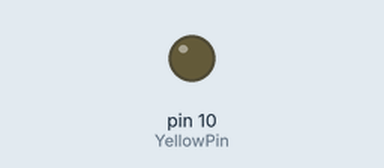
A sketch run on a simulated Arduino Uno, built with avr-gcc and run on an emulated ATmega328P. On the bench: output pins drawn as LEDs (lit = HIGH).

Above: at 0.05 s.
At 2.0 s:
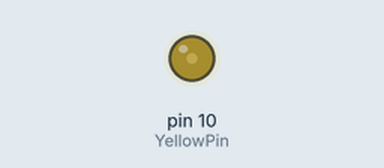
At 3.0 s:
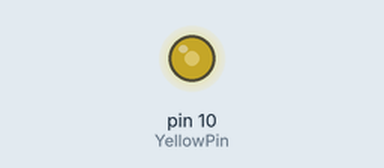
At 4.0 s:
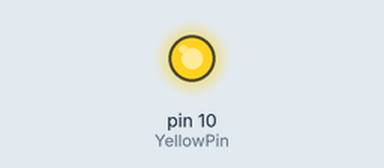
Timing chart, 0 to 5.2 s (numbered marks = the images above):
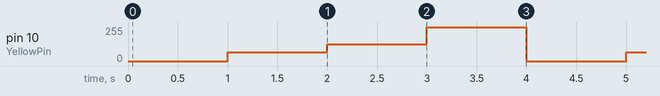

The sketch:

AnalogWrite.ino
```cpp
int YellowPin = 10;
int dim = 0;
int bright = 64;
int brighter = 127;
int brightest = 255;

void setup() {
  // put your setup code here, to run once:
pinMode(YellowPin,OUTPUT);
}

void loop() {
  // put your main code here, to run repeatedly:
analogWrite(YellowPin,dim);
delay(1000);
analogWrite(YellowPin,bright);
delay(1000);
analogWrite(YellowPin,brighter);
delay(1000);
analogWrite(YellowPin,brightest);
delay(1000);
}
```

Measured:
- by itself, pin 10 (YellowPin): repeats every 4.0 s: 127/255 1.0 s, 255/255 1.0 s, 0/255 1.0 s, 64/255 1.0 s
